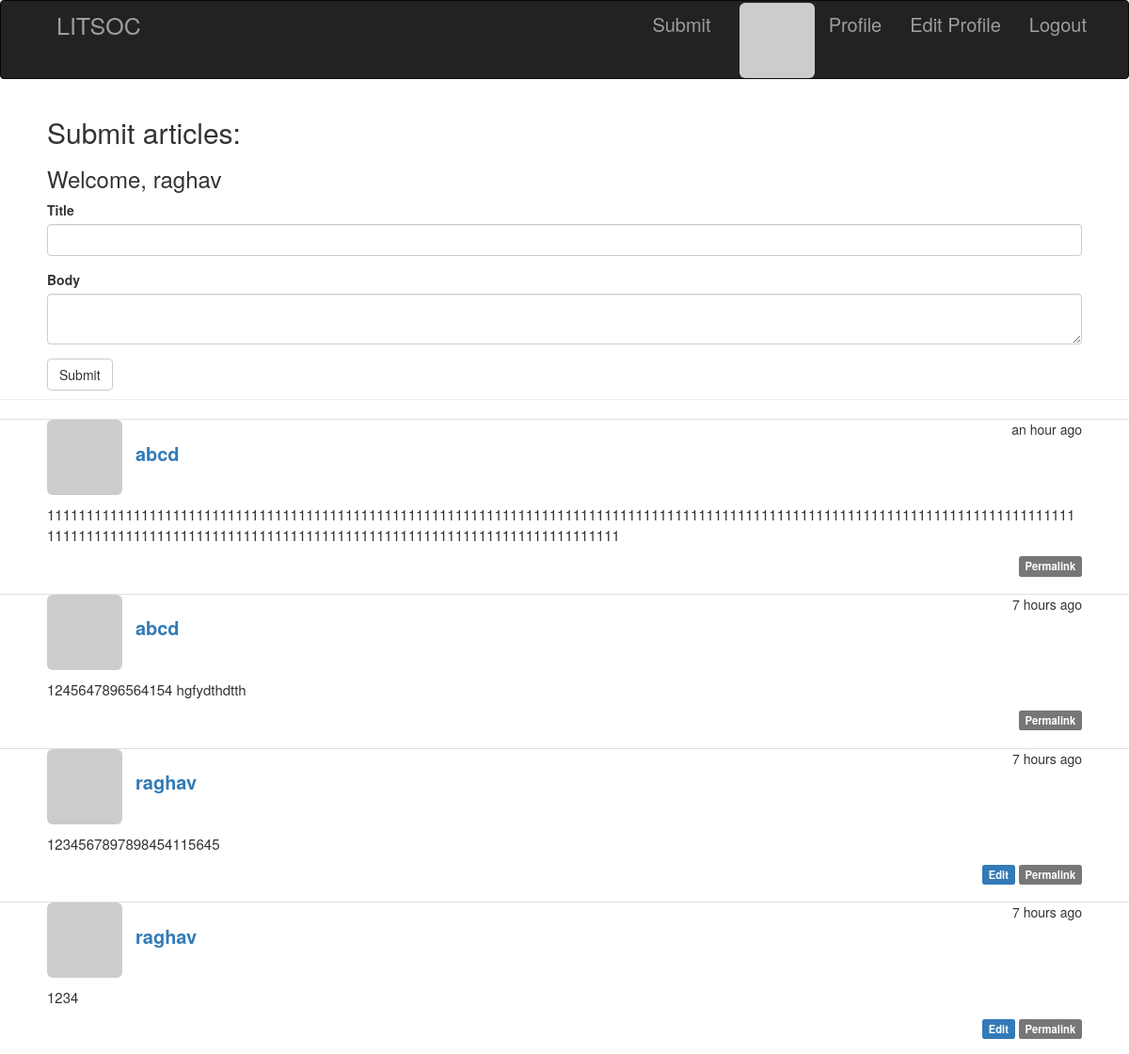
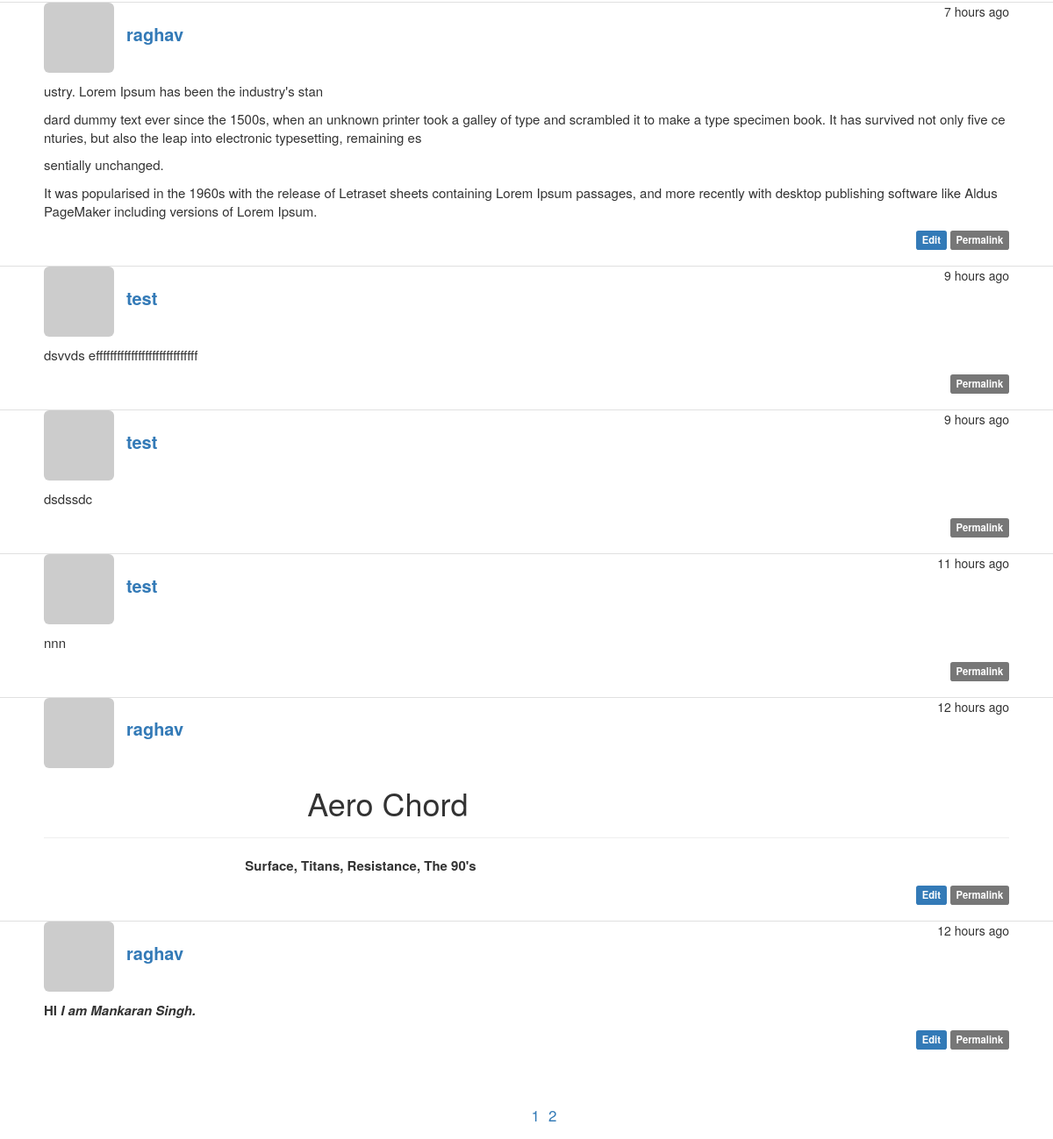
Screenshot of /Home/1 (signed in) with the database file from the repository (2 pictures, top to bottom).
### app/models/users.py (models this page shows, shortened)
class User(db.Model, UserMixin):
    __tablename__ = 'users'
    username = db.Column(db.String(50), unique = True, nullable = False)
    id = db.Column(db.Integer, primary_key = True, nullable = False)
    role_id = db.Column(db.Integer , db.ForeignKey('roles.id'))
    email = db.Column(db.String(120), unique= True, nullable = False)
    password = db.Column(db.String(120), nullable = False)
    confirmed = db.Column(db.Boolean, default = False)
    about_me = db.Column(db.Text())
    location = db.Column(db.String(64))
    member_since = db.Column(db.DateTime(),default = datetime.utcnow)
    last_seen = db.Column(db.DateTime(),default = datetime.utcnow)
    avtar_hash = db.Column(db.String(32))
    posts = db.relationship('Post', backref = 'author', lazy ='dynamic')
    phone_number = db.Column(db.Integer, nullable = False)
    def ping(self):
        self.last_seen = datetime.utcnow()
    def get_avtar(self, size = 50, default = 'identicon', rating = 'g'):
        if request.is_secure:
            url = 'https://secure.gravatar.com/avatar'
        else:
            url = 'http://www.gravatar.com/avatar'
        return '{url}/{hash}?s={size}&d={default}&r={rating}'.format(url=url, hash=self.avtar_hash , size=size, default=default, rating=rating)

class Post(db.Model):
    __table__name = 'posts'
    id = db.Column(db.Integer, primary_key= True)
    body = db.Column(db.Text, nullable = False)
    timestamp = db.Column(db.DateTime, index = True, default = datetime.utcnow)
    author_id = db.Column(db.Integer, db.ForeignKey('users.id'))

### app/main/views.py (the view)
@main.route('/Home/<int:page>', methods=['GET', 'POST'])
@login_required
def home(page):
    per_page = 10
    form = PostForm()
    if current_user.is_authenticated and form.validate_on_submit():
        post = Post(body=form.body.data)
        post.author=current_user._get_current_object()
        db.session.add(post)
        db.session.commit()
        return redirect(url_for('main.home', page = 1))
    posts = Post.query.order_by(Post.timestamp.desc()).all()
    pages = (len(posts)-1)//per_page + 1
    start = (page-1)*per_page
    end = start + per_page
    posts = posts[start:end]
    return render_template('HomePage.html', form=form, posts=posts, current_time = datetime.utcnow(), pages = pages)

### app/main/forms.py
class PostForm(FlaskForm):
    title = StringField('Title')
    body = CKEditorField('Body')
    submit = SubmitField('Submit')

### app/main/views.py (called while the page is built)
@main.before_app_request
def before_request():
    if current_user.is_authenticated:
        current_user.ping()

### app/models/users.py (called while the page is built)
@login_manager.user_loader
def load_user(user_id):
    return User.query.get(int(user_id))

### app/templates/HomePage.html (shortened to what this page needs)
{% extends "bootstrap/base.html" %}
{% import "bootstrap/wtf.html" as wtf %}
{% block head %}
{{ super() }}
<link rel="stylesheet" type="text/css" href="{{ url_for('static', filename='post_style.css') }}">
{% endblock %}
{% block navbar %}
<div class="navbar navbar-inverse" role="navigation" style="line-height: 60px; font-size: 20px;">
    <div class="container">
        <div class="navbar-collapse collapse">
            <ul class="nav navbar-nav">
                <li><a style="font-size: 25px" href="/">LITSOC</a></li>
            </ul>
            <div>
            <ul class = "nav navbar-nav navbar-right " style="color: white;">
                <li><a href="/Home/1">Submit</a></li>
                {% if current_user.is_authenticated %}
                <li style="margin-top: 2px; margin-left: 15px;"><img class="img-rounded profile-thumbnail" src="{{ current_user.get_avtar(size = 40) }}"></li>
                <li> <a href="{{url_for('main.Profile', name = current_user.username) }}"> Profile </a> </li>
                <li> <a href="{{ url_for('main.edit_profile') }}">Edit Profile </a> </li>
                <li> <a href="/logout"> Logout </a> </li>
                {% else %}
                <li> <a href="/Login"> Login </a> </li>
                <li> <a href="/SignUp"> Sign Up </a> </li>
                {% endif %}
        </div>
        </div>
    </div>
</div>
{% endblock %}
 {% block content %}
 {% if current_user.is_authenticated %}
 <div class="page-header" style="padding-left: 50px; padding-right: 50px">
<h2>Submit articles: </h2>
    <h3> Welcome, {{ current_user.username }} </h3>
{{ wtf.quick_form(form) }}
{% endif %}
</div>
{% if current_user.username == 'raghav' %}
{% for post in posts %}
<div>
<ul class="posts" style="padding-left: 50px; padding-right: 50px;">
    <li style="margin-bottom: 20px;" >
         <a  style="text-decoration: none;" href="{{ url_for('main.Profile', name=post.author.username) }}">
     <img class="img-rounded profile-thumbnail"
     src="{{ post.author.get_avtar(size=70) }}" >
     </a>
     <div class="post-date">{{ moment(post.timestamp).fromNow() }}</div>
     <div class="post-author" style="margin-left: 10px; font-size: 20px; font-style:Helvetica;">
     <a href="{{ url_for('main.Profile', name=post.author.username) }}" style="display: inline-block; margin-bottom: 10px; ">
     {{ post.author.username }}
     </a>
     </div>
        <div class="post-content" style="margin-top:10px; font-size: 15px; margin-left: 0px;" ><p> {{ post.body | safe}} </p>
            <div class="post-footer" style="text-align: right;">
                {% if current_user == post.author %}
                     <a href="{{ url_for('main.post_editor', id=post.id) }}">
                     <span class="label label-primary">Edit</span>
                     </a>
                {% endif %}
                 <a href="{{ url_for('main.post_viewer', id=post.id) }}" style="text-decoration: none;">
                    <span class="label label-default">Permalink</span>
                 </a>
            </div>
        </div>
     </li>
</ul>
</div>
 {% endfor %}
<nav style="text-align: center; margin-top: 60px;">
<ul style="display: inline-block; text-align: center; ">
    {% for num in range(1,pages+1) %}
    <li style="display: inline-block; margin: 5px 3px 5px 3px;text-align: center; font-size: 17px">   <a href="{{ url_for('main.home', page = num )}}"> {{num}} </a>  </li>
</ul>
    {% endfor %}
{% endif %}
</nav>
{% endblock %}

### app/static/post_style.css (style rules this page uses)
body { background-image: url("Background.jpg" ); background-size: 100%; background-repeat: no-repeat; }
ul.posts { list-style-type: none; padding: 0px; margin: 16px 0px 0px 0px; border-top: 1px solid #e0e0e0; }
div.post-date { float: right; }
div.post-author { font-weight: bold; display: inline; }
div.post-content { word-break: break-all; margin-left: 48px; min-height: 48px; }

### rows the page displays
User: username "raghav"
Post: timestamp "an hour ago", author.username "abcd", body "111111111111111111111111111111111111111111111111111111111111111111111111111111111111111111111111111111111111111111111111111111111111111111111111111111111111111111111111111111111111111111111111111111111111"
Post: timestamp "7 hours ago", author.username "abcd", body "1245647896564154 hgfydthdtth"
Post: timestamp "7 hours ago", author.username "raghav", body "1234567897898454115645"
Post: timestamp "7 hours ago", author.username "raghav", body "1234"
Post: timestamp "7 hours ago", author.username "raghav", body "ustry. Lorem Ipsum has been the industry's stan dard dummy text ever since the 1500s, when an unknown printer took a galley of type and scrambled it to make a type specimen book. It has survived not only five centuries, but also the leap into electronic typesetting, remaining es sentially unchanged. It was popularised in the 1960s with the release of Letraset sheets containing Lorem Ipsum passages, and more recently with desktop publishing software like Aldus PageMaker including versions of Lorem Ipsum."
Post: timestamp "9 hours ago", author.username "test", body "dsvvds efffffffffffffffffffffffffffff"
Post: timestamp "9 hours ago", author.username "test", body "dsdssdc"
Post: timestamp "11 hours ago", author.username "test", body "nnn"
Post: timestamp "12 hours ago", author.username "raghav", body "Aero Chord Surface, Titans, Resistance, The 90's"
Post: timestamp "12 hours ago", author.username "raghav", body "HI I am Mankaran Singh."

### other values shown
{{ num }} "1" "2"
